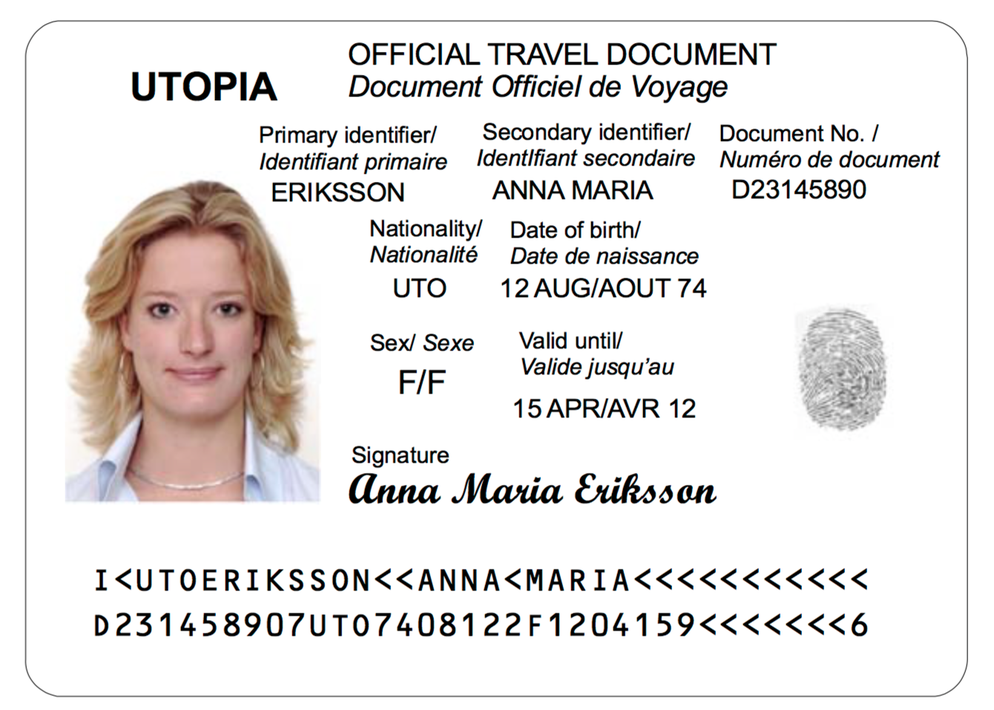
#> input picture passport-td2.png, 994 x 710 px, shrunk from 1340 x 956 before the run
$ python main.py
#> lines starting #> are read from the running program, lines starting #| are printed output that depends on the picture; after the words box and inside, x2 and y2 are one past the last pixel; in counts of white or black regions, pixels touching at a corner belong together
"""Page segmentation modes:
O Orientation and script detection (OSD) only
1 Automatic page segmentation with OSD.
2 Automatic page segmentation, but no OSD, or OCR.
3 Fully automatic page segmentation, but no OSD. (Default)
4 Assume a single column of text of variable sizes.
5 Assume a single uniform block of vertically aligned text.
6 Assume a single uniform block of text
7 Treat the image as a single text line.
8 Treat the image as a single word.
9 Treat the image as a single word in a circle.
10 Treat the image as a single character.
11 Sparse text. Find as much text as possible in no particular order.
12 Sparse text with OSD.
13 Raw line. Treat the image as a single text line, bypassing hacks that are Tesseract—specific.

OCR Engine Mode
0 Legacy  engine only.
1 Neural nets LSTM engine only.
2 Legacy + LSTM engine.
3 Default, based on what is available.
"""

import pytesseract
from pytesseract import Output
import cv2
import re

# Configuration for OCR
myconfig = r"--psm 4 --oem 3"

# Load image and preprocess
img = cv2.imread("passport-td2.png")
#> img is the input picture: shape (710, 994, 3); mean B, G, R 227.4, 228.5, 231.5
gray = cv2.cvtColor(img, cv2.COLOR_BGR2GRAY)
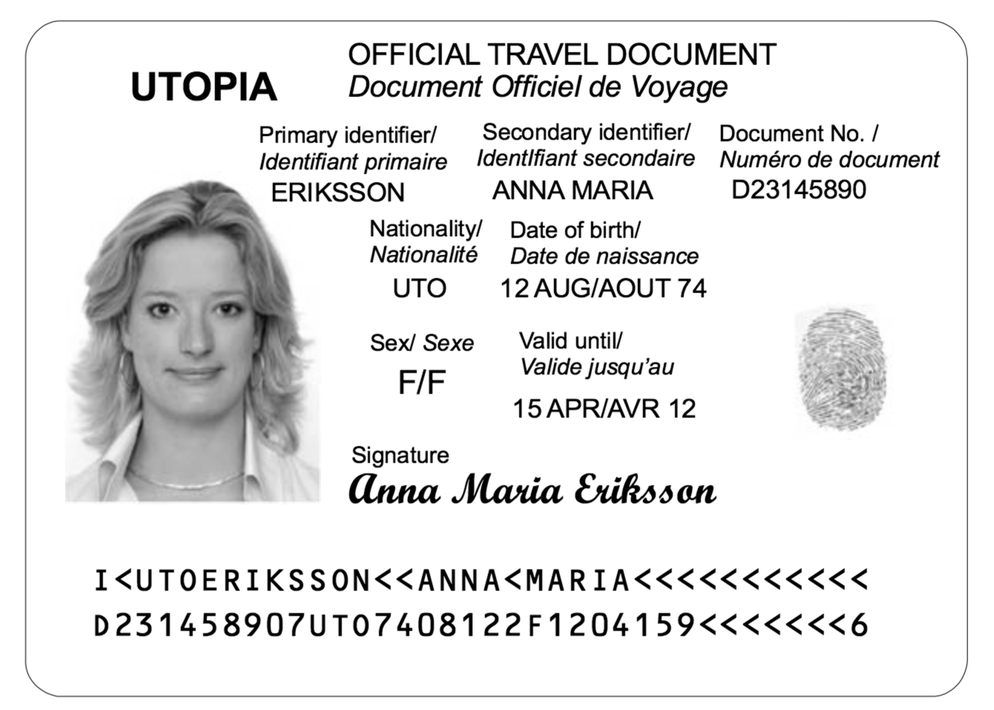
#> gray: shape (710, 994); min 0, max 255, mean 229.3
gray = cv2.threshold(gray, 0, 255, cv2.THRESH_BINARY + cv2.THRESH_OTSU)[1]
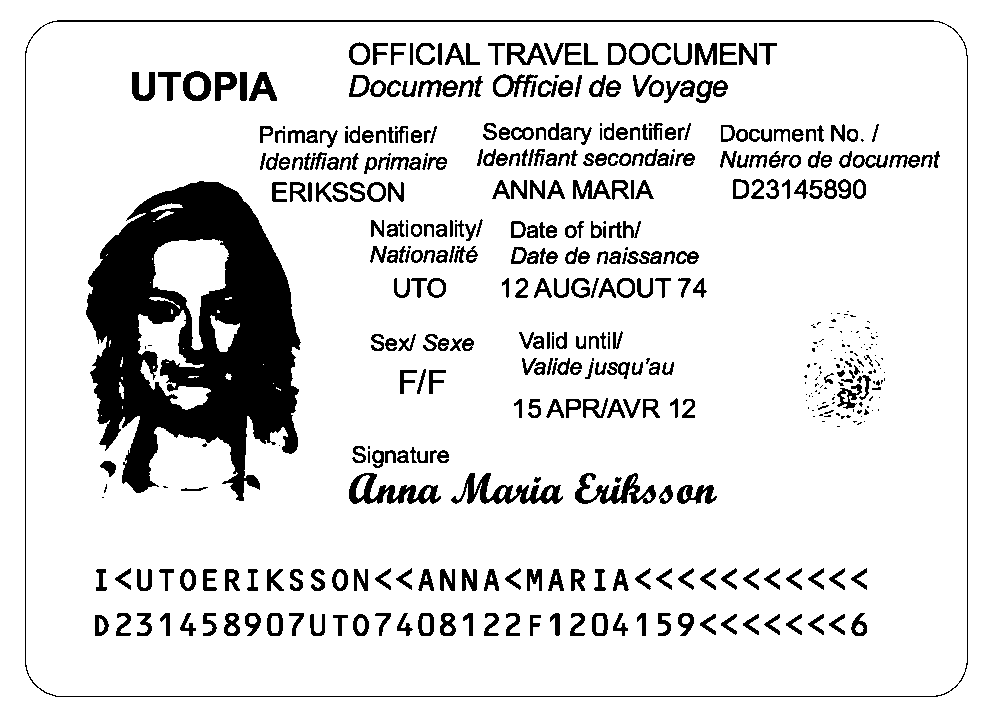
#> gray: shape (710, 994); 87.1% white; 504 black regions (135 under 20 px), largest, box (x1, y1, x2, y2) and area: (86, 181, 301, 501) 38820, (25, 20, 968, 697) 4096, (451, 473, 563, 504) 1311

# OCR Processing
#> (the run stopped early here; a loop or call above may not have finished)
